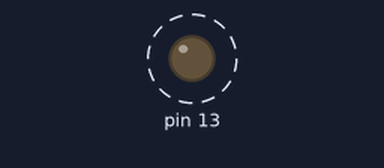
This sketch was run on a simulated Arduino Mega 2560, built with avr-gcc and run on an emulated ATmega2560. Parts: output pins drawn as LEDs (lit = HIGH). Dashed ring = blinking.

Above: at 0.2 s.
Timing chart, 0 to 3.0 s (numbered marks = the images above):
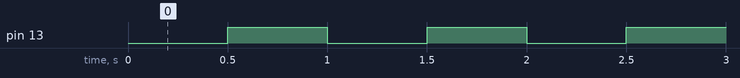

Measured:
- by itself, pin 13: alternates HIGH for 0.50 s and LOW for 0.50 s

The sketch:

main.ino
```cpp
#include <Arduino.h>
#include <util/delay.h>

void setup() {
    DDRB = 1<<7;
    PORTB= 0;
}

void loop() {
    _delay_ms(500);
    PORTB ^= 1<<7;
}
```
